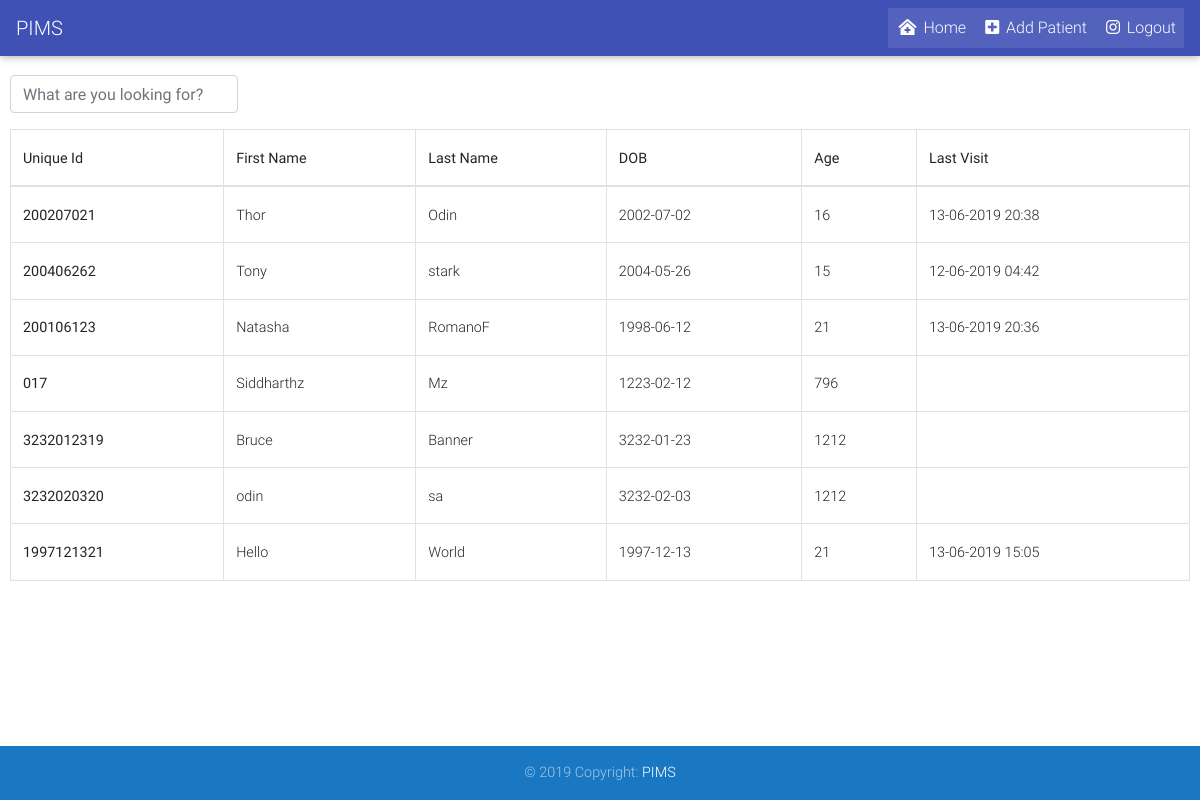
Screenshot of /includes/home.php (signed in) with the database file from the repository.
### tables this page shows
CREATE TABLE `users` (
  `user_id` int(3) NOT NULL,
  `user_uniqueid` varchar(255) NOT NULL,
  `user_fname` varchar(255) NOT NULL,
  `user_lname` varchar(255) NOT NULL,
  `user_dob` date NOT NULL,
  `user_phone` varchar(255) NOT NULL,
  `user_gender` varchar(255) NOT NULL,
  `user_occupation` varchar(255) NOT NULL,
  `user_referredby` varchar(255) NOT NULL,
  `user_height` varchar(255) NOT NULL,
  `user_weight` varchar(255) NOT NULL,
  `current_appointment` varchar(255) NOT NULL
);

### includes/home.php (the view, shortened to what this page needs)
<?php
 include "db.php";
$sql = "SELECT user_fname, user_lname, user_dob, user_uniqueid,user_id,current_appointment FROM users";
$result = $connection->query($sql);
?>
<!DOCTYPE html>
<html lang="en">
<head>
  <link rel="stylesheet" href="https://use.fontawesome.com/releases/v5.8.2/css/all.css">
  <link href="../css/bootstrap.min.css" rel="stylesheet">
  <link href="../css/mdb.min.css" rel="stylesheet">
  <link href="../css/style.css" rel="stylesheet">
  <link rel="stylesheet" type="text/css" href="../css/home.css">
</head>
<body>
<nav class="mb-1 navbar navbar-expand-lg navbar-dark indigo fixed-top">
  <a class="navbar-brand" href="#">PIMS</a>
  <div class="collapse navbar-collapse" id="navbarSupportedContent-4">
    <ul class="navbar-nav ml-auto">
      <li class="nav-item active">
        <a class="nav-link" href="#">
          <i class="fas fa-clinic-medical"></i> Home
        </a>
      </li>
    <li class="nav-item active">
        <a class="nav-link" href="registration.php">
          <i class="fas fa-plus-square"></i> Add Patient
        </a>
      </li>
       <li class="nav-item active">
        <a class="nav-link" href="../index.php">
         <i class="fab fa-instagram"></i> Logout</a>
      </li>
    </ul>
  </div>
</nav>
<div class="row">
<div class="form-group pull-right">
    <input type="text" class="search form-control" placeholder="What are you looking for?">
</div>
<span class="counter pull-right"></span>
<table class="table table-hover table-bordered results">
  <thead>
    <tr>
      <th class="m-sm-5 ">Unique Id</th>
      <th class="m-sm-5 ">First Name</th>
      <th class="m-sm-5 ">Last Name</th>
      <th class="m-sm-5  ">DOB</th>
       <th class="m-sm-5 ">Age</th>
      <th class="m-sm-5 ">Last Visit</th>
    </tr>
  </thead>
  <tbody>
    <?php
if ($result->num_rows > 0) {
    while($row = $result->fetch_assoc()) {
        $uniqueid = $row["user_uniqueid"];
        $uid = $row["user_id"];
        $fname =  $row["user_fname"];
        $lname = $row["user_lname"];
        $dob = $row["user_dob"];
        $current_appointment = $row["current_appointment"];
         $date = new DateTime($dob);
         $now = new DateTime();
         $interval = $now->diff($date);
         $age = $interval->y;
    ?>
    <tr>
      <th><?php echo $uniqueid; ?></th>
      <td><a href="profilePatient.php?user_id=<?php echo $uid; ?>&flag=0&post_id=0"><?php echo $fname; ?></a></td>
      <td><?php echo $lname; ?></td>
      <td><?php echo $dob; ?></td>
       <td><?php echo $age; ?></td>
      <td><?php echo $current_appointment; ?></td>
    </tr>
 <?php
 }
}
?>
  </tbody>
</table>
</div>
<footer class="page-footer font-small blue fixed-bottom">
  <div class="footer-copyright text-center py-3">© 2019 Copyright:
    <a href="#"> PIMS</a>
  </div>
</footer>
</body>
</html>

### css/home.css (style rules this page uses)
.row { margin-top: 75px; margin-left: 10px; margin-right: 10px; }
.counter { padding:8px; color:#ccc; }

### rows the page displays
users: user_uniqueid "200207021", user_fname "Thor", user_lname "Odin", user_dob "2002-07-02", current_appointment "13-06-2019 20:38"
users: user_uniqueid "200406262", user_fname "Tony", user_lname "stark", user_dob "2004-05-26", current_appointment "12-06-2019 04:42"
users: user_uniqueid "200106123", user_fname "Natasha", user_lname "RomanoF", user_dob "1998-06-12", current_appointment "13-06-2019 20:36"
users: user_uniqueid "017", user_fname "Siddharthz", user_lname "Mz", user_dob "1223-02-12"
users: user_uniqueid "3232012319", user_fname "Bruce", user_lname "Banner", user_dob "3232-01-23"
users: user_uniqueid "3232020320", user_fname "odin", user_lname "sa", user_dob "3232-02-03"
users: user_uniqueid "1997121321", user_fname "Hello", user_lname "World", user_dob "1997-12-13", current_appointment "13-06-2019 15:05"
